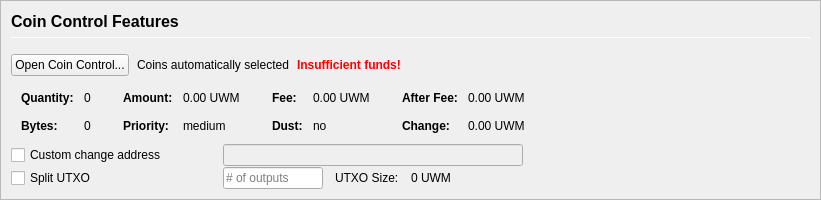
         <widget class="QFrame" name="frameCoinControl">
          <property name="sizePolicy">
           <sizepolicy hsizetype="Expanding" vsizetype="Expanding">
            <horstretch>0</horstretch>
            <verstretch>0</verstretch>
           </sizepolicy>
          </property>
          <property name="maximumSize">
           <size>
            <width>16777215</width>
            <height>16777215</height>
           </size>
          </property>
          <property name="frameShape">
           <enum>QFrame::StyledPanel</enum>
          </property>
          <property name="frameShadow">
           <enum>QFrame::Sunken</enum>
          </property>
          <layout class="QVBoxLayout" name="verticalLayoutCoinControl2">
           <property name="spacing">
            <number>0</number>
           </property>
           <property name="margin">
            <number>0</number>
           </property>
           <item>
            <widget class="QFrame" name="frameCoinControl_BG">
             <layout class="QVBoxLayout" name="verticalLayoutCoinControl" stretch="0,0,0,0,0,0">
              <property name="spacing">
               <number>1</number>
              </property>
              <property name="leftMargin">
               <number>10</number>
              </property>
              <property name="topMargin">
               <number>10</number>
              </property>
              <item>
               <layout class="QHBoxLayout" name="horizontalLayoutCoinControl1">
                <property name="bottomMargin">
                 <number>15</number>
                </property>
                <item>
                 <layout class="QVBoxLayout" name="verticalLayout_3">
                  <property name="spacing">
                   <number>6</number>
                  </property>
                  <item>
                   <widget class="QLabel" name="labelCoinControlFeatures">
                    <property name="sizePolicy">
                     <sizepolicy hsizetype="Preferred" vsizetype="Maximum">
                      <horstretch>0</horstretch>
                      <verstretch>0</verstretch>
                     </sizepolicy>
                    </property>
                    <property name="minimumSize">
                     <size>
                      <width>0</width>
                      <height>20</height>
                     </size>
                    </property>
                    <property name="font">
                     <font>
                      <pointsize>12</pointsize>
                      <weight>75</weight>
                      <bold>true</bold>
                     </font>
                    </property>
                    <property name="styleSheet">
                     <string notr="true">font-weight:bold;</string>
                    </property>
                    <property name="text">
                     <string>Coin Control Features</string>
                    </property>
                   </widget>
                  </item>
                  <item>
                   <widget class="Line" name="line">
                    <property name="minimumSize">
                     <size>
                      <width>0</width>
                      <height>1</height>
                     </size>
                    </property>
                    <property name="maximumSize">
                     <size>
                      <width>16777215</width>
                      <height>1</height>
                     </size>
                    </property>
                    <property name="orientation">
                     <enum>Qt::Horizontal</enum>
                    </property>
                   </widget>
                  </item>
                 </layout>
                </item>
               </layout>
              </item>
              <item>
               <layout class="QHBoxLayout" name="horizontalLayoutCoinControl2" stretch="0,0,0,0">
                <property name="spacing">
                 <number>8</number>
                </property>
                <property name="bottomMargin">
                 <number>10</number>
                </property>
                <item>
                 <widget class="QPushButton" name="pushButtonCoinControl">
                  <property name="styleSheet">
                   <string notr="true"/>
                  </property>
                  <property name="text">
                   <string>Open Coin Control...</string>
                  </property>
                  <property name="autoDefault">
                   <bool>false</bool>
                  </property>
                 </widget>
                </item>
                <item>
                 <widget class="QLabel" name="labelCoinControlAutomaticallySelected">
                  <property name="text">
                   <string>Coins automatically selected</string>
                  </property>
                  <property name="margin">
                   <number>5</number>
                  </property>
                 </widget>
                </item>
                <item>
                 <widget class="QLabel" name="labelCoinControlInsuffFunds">
                  <property name="font">
                   <font>
                    <weight>75</weight>
                    <bold>true</bold>
                   </font>
                  </property>
                  <property name="styleSheet">
                   <string notr="true">color:red;font-weight:bold;</string>
                  </property>
                  <property name="text">
                   <string>Insufficient funds!</string>
                  </property>
                  <property name="margin">
                   <number>5</number>
                  </property>
                 </widget>
                </item>
                <item>
                 <spacer name="horizontalSpacerCoinControl">
                  <property name="orientation">
                   <enum>Qt::Horizontal</enum>
                  </property>
                  <property name="sizeHint" stdset="0">
                   <size>
                    <width>40</width>
                    <height>1</height>
                   </size>
                  </property>
                 </spacer>
                </item>
               </layout>
              </item>
              <item>
               <widget class="QWidget" name="widgetCoinControl" native="true">
                <property name="sizePolicy">
                 <sizepolicy hsizetype="Preferred" vsizetype="Preferred">
                  <horstretch>0</horstretch>
                  <verstretch>0</verstretch>
                 </sizepolicy>
                </property>
                <property name="minimumSize">
                 <size>
                  <width>0</width>
                  <height>0</height>
                 </size>
                </property>
                <property name="styleSheet">
                 <string notr="true"/>
                </property>
                <layout class="QHBoxLayout" name="horizontalLayoutCoinControl5">
                 <property name="margin">
                  <number>0</number>
                 </property>
                 <item>
                  <layout class="QHBoxLayout" name="horizontalLayoutCoinControl3" stretch="0,0,0,1">
                   <property name="spacing">
                    <number>20</number>
                   </property>
                   <property name="topMargin">
                    <number>0</number>
                   </property>
                   <property name="bottomMargin">
                    <number>10</number>
                   </property>
                   <item>
                    <layout class="QFormLayout" name="formLayoutCoinControl1">
                     <property name="horizontalSpacing">
                      <number>10</number>
                     </property>
                     <property name="verticalSpacing">
                      <number>14</number>
                     </property>
                     <property name="leftMargin">
                      <number>10</number>
                     </property>
                     <property name="topMargin">
                      <number>4</number>
                     </property>
                     <property name="rightMargin">
                      <number>6</number>
                     </property>
                     <item row="0" column="0">
                      <widget class="QLabel" name="labelCoinControlQuantityText">
                       <property name="font">
                        <font>
                         <weight>75</weight>
                         <bold>true</bold>
                        </font>
                       </property>
                       <property name="text">
                        <string>Quantity:</string>
                       </property>
                       <property name="margin">
                        <number>0</number>
                       </property>
                      </widget>
                     </item>
                     <item row="0" column="1">
                      <widget class="QLabel" name="labelCoinControlQuantity">
                       <property name="cursor">
                        <cursorShape>IBeamCursor</cursorShape>
                       </property>
                       <property name="contextMenuPolicy">
                        <enum>Qt::ActionsContextMenu</enum>
                       </property>
                       <property name="text">
                        <string notr="true">0</string>
                       </property>
                       <property name="margin">
                        <number>0</number>
                       </property>
                       <property name="textInteractionFlags">
                        <set>Qt::LinksAccessibleByMouse|Qt::TextSelectableByKeyboard|Qt::TextSelectableByMouse</set>
                       </property>
                      </widget>
                     </item>
                     <item row="1" column="0">
                      <widget class="QLabel" name="labelCoinControlBytesText">
                       <property name="font">
                        <font>
                         <weight>75</weight>
                         <bold>true</bold>
                        </font>
                       </property>
                       <property name="text">
                        <string>Bytes:</string>
                       </property>
                      </widget>
                     </item>
                     <item row="1" column="1">
                      <widget class="QLabel" name="labelCoinControlBytes">
                       <property name="cursor">
                        <cursorShape>IBeamCursor</cursorShape>
                       </property>
                       <property name="contextMenuPolicy">
                        <enum>Qt::ActionsContextMenu</enum>
                       </property>
                       <property name="text">
                        <string notr="true">0</string>
                       </property>
                       <property name="textInteractionFlags">
                        <set>Qt::LinksAccessibleByMouse|Qt::TextSelectableByKeyboard|Qt::TextSelectableByMouse</set>
                       </property>
                      </widget>
                     </item>
                    </layout>
                   </item>
                   <item>
                    <layout class="QFormLayout" name="formLayoutCoinControl2">
                     <property name="horizontalSpacing">
                      <number>10</number>
                     </property>
                     <property name="verticalSpacing">
                      <number>14</number>
                     </property>
                     <property name="leftMargin">
                      <number>6</number>
                     </property>
                     <property name="topMargin">
                      <number>4</number>
                     </property>
                     <property name="rightMargin">
                      <number>6</number>
                     </property>
                     <item row="0" column="0">
                      <widget class="QLabel" name="labelCoinControlAmountText">
                       <property name="font">
                        <font>
                         <weight>75</weight>
                         <bold>true</bold>
                        </font>
                       </property>
                       <property name="text">
                        <string>Amount:</string>
                       </property>
                       <property name="margin">
                        <number>0</number>
                       </property>
                      </widget>
                     </item>
                     <item row="0" column="1">
                      <widget class="QLabel" name="labelCoinControlAmount">
                       <property name="cursor">
                        <cursorShape>IBeamCursor</cursorShape>
                       </property>
                       <property name="contextMenuPolicy">
                        <enum>Qt::ActionsContextMenu</enum>
                       </property>
                       <property name="text">
                        <string notr="true">0.00 UWM</string>
                       </property>
                       <property name="textInteractionFlags">
                        <set>Qt::LinksAccessibleByMouse|Qt::TextSelectableByKeyboard|Qt::TextSelectableByMouse</set>
                       </property>
                      </widget>
                     </item>
                     <item row="1" column="0">
                      <widget class="QLabel" name="labelCoinControlPriorityText">
                       <property name="font">
                        <font>
                         <weight>75</weight>
                         <bold>true</bold>
                        </font>
                       </property>
                       <property name="text">
                        <string>Priority:</string>
                       </property>
                      </widget>
                     </item>
                     <item row="1" column="1">
                      <widget class="QLabel" name="labelCoinControlPriority">
                       <property name="cursor">
                        <cursorShape>IBeamCursor</cursorShape>
                       </property>
                       <property name="contextMenuPolicy">
                        <enum>Qt::ActionsContextMenu</enum>
                       </property>
                       <property name="text">
                        <string>medium</string>
                       </property>
                       <property name="textInteractionFlags">
                        <set>Qt::LinksAccessibleByMouse|Qt::TextSelectableByKeyboard|Qt::TextSelectableByMouse</set>
                       </property>
                      </widget>
                     </item>
                    </layout>
                   </item>
                   <item>
                    <layout class="QFormLayout" name="formLayoutCoinControl3">
                     <property name="horizontalSpacing">
                      <number>10</number>
                     </property>
                     <property name="verticalSpacing">
                      <number>14</number>
                     </property>
                     <property name="leftMargin">
                      <number>6</number>
                     </property>
                     <property name="topMargin">
                      <number>4</number>
                     </property>
                     <property name="rightMargin">
                      <number>6</number>
                     </property>
                     <item row="0" column="0">
                      <widget class="QLabel" name="labelCoinControlFeeText">
                       <property name="font">
                        <font>
                         <weight>75</weight>
                         <bold>true</bold>
                        </font>
                       </property>
                       <property name="text">
                        <string>Fee:</string>
                       </property>
                       <property name="margin">
                        <number>0</number>
                       </property>
                      </widget>
                     </item>
                     <item row="0" column="1">
                      <widget class="QLabel" name="labelCoinControlFee">
                       <property name="cursor">
                        <cursorShape>IBeamCursor</cursorShape>
                       </property>
                       <property name="contextMenuPolicy">
                        <enum>Qt::ActionsContextMenu</enum>
                       </property>
                       <property name="text">
                        <string notr="true">0.00 UWM</string>
                       </property>
                       <property name="textInteractionFlags">
                        <set>Qt::LinksAccessibleByMouse|Qt::TextSelectableByKeyboard|Qt::TextSelectableByMouse</set>
                       </property>
                      </widget>
                     </item>
                     <item row="1" column="0">
                      <widget class="QLabel" name="labelCoinControlLowOutputText">
                       <property name="font">
                        <font>
                         <weight>75</weight>
                         <bold>true</bold>
                        </font>
                       </property>
                       <property name="text">
                        <string>Dust:</string>
                       </property>
                      </widget>
                     </item>
                     <item row="1" column="1">
                      <widget class="QLabel" name="labelCoinControlLowOutput">
                       <property name="cursor">
                        <cursorShape>IBeamCursor</cursorShape>
                       </property>
                       <property name="contextMenuPolicy">
                        <enum>Qt::ActionsContextMenu</enum>
                       </property>
                       <property name="text">
                        <string>no</string>
                       </property>
                       <property name="textInteractionFlags">
                        <set>Qt::LinksAccessibleByMouse|Qt::TextSelectableByKeyboard|Qt::TextSelectableByMouse</set>
                       </property>
                      </widget>
                     </item>
                    </layout>
                   </item>
                   <item>
                    <layout class="QFormLayout" name="formLayoutCoinControl4">
                     <property name="horizontalSpacing">
                      <number>10</number>
                     </property>
                     <property name="verticalSpacing">
                      <number>14</number>
                     </property>
                     <property name="leftMargin">
                      <number>6</number>
                     </property>
                     <property name="topMargin">
                      <number>4</number>
                     </property>
                     <property name="rightMargin">
                      <number>6</number>
                     </property>
                     <item row="0" column="0">
                      <widget class="QLabel" name="labelCoinControlAfterFeeText">
                       <property name="font">
                        <font>
                         <weight>75</weight>
                         <bold>true</bold>
                        </font>
                       </property>
                       <property name="text">
                        <string>After Fee:</string>
                       </property>
                       <property name="margin">
                        <number>0</number>
                       </property>
                      </widget>
                     </item>
                     <item row="0" column="1">
                      <widget class="QLabel" name="labelCoinControlAfterFee">
                       <property name="cursor">
                        <cursorShape>IBeamCursor</cursorShape>
                       </property>
                       <property name="contextMenuPolicy">
                        <enum>Qt::ActionsContextMenu</enum>
                       </property>
                       <property name="text">
                        <string notr="true">0.00 UWM</string>
                       </property>
                       <property name="textInteractionFlags">
                        <set>Qt::LinksAccessibleByMouse|Qt::TextSelectableByKeyboard|Qt::TextSelectableByMouse</set>
                       </property>
                      </widget>
                     </item>
                     <item row="1" column="0">
                      <widget class="QLabel" name="labelCoinControlChangeText">
                       <property name="font">
                        <font>
                         <weight>75</weight>
                         <bold>true</bold>
                        </font>
                       </property>
                       <property name="text">
                        <string>Change:</string>
                       </property>
                      </widget>
                     </item>
                     <item row="1" column="1">
                      <widget class="QLabel" name="labelCoinControlChange">
                       <property name="cursor">
                        <cursorShape>IBeamCursor</cursorShape>
                       </property>
                       <property name="contextMenuPolicy">
                        <enum>Qt::ActionsContextMenu</enum>
                       </property>
                       <property name="text">
                        <string notr="true">0.00 UWM</string>
                       </property>
                       <property name="textInteractionFlags">
                        <set>Qt::LinksAccessibleByMouse|Qt::TextSelectableByKeyboard|Qt::TextSelectableByMouse</set>
                       </property>
                      </widget>
                     </item>
                    </layout>
                   </item>
                  </layout>
                 </item>
                </layout>
               </widget>
              </item>
              <item>
               <layout class="QHBoxLayout" name="horizontalLayoutCoinControl4">
                <property name="spacing">
                 <number>12</number>
                </property>
                <property name="sizeConstraint">
                 <enum>QLayout::SetDefaultConstraint</enum>
                </property>
                <property name="topMargin">
                 <number>0</number>
                </property>
                <property name="rightMargin">
                 <number>0</number>
                </property>
                <item>
                 <widget class="QCheckBox" name="checkBoxCoinControlChange">
                  <property name="sizePolicy">
                   <sizepolicy hsizetype="Preferred" vsizetype="Preferred">
                    <horstretch>0</horstretch>
                    <verstretch>0</verstretch>
                   </sizepolicy>
                  </property>
                  <property name="minimumSize">
                   <size>
                    <width>200</width>
                    <height>0</height>
                   </size>
                  </property>
                  <property name="maximumSize">
                   <size>
                    <width>200</width>
                    <height>16777215</height>
                   </size>
                  </property>
                  <property name="toolTip">
                   <string>If this is activated, but the change address is empty or invalid, change will be sent to a newly generated address.</string>
                  </property>
                  <property name="text">
                   <string>Custom change address</string>
                  </property>
                 </widget>
                </item>
                <item>
                 <widget class="QValidatedLineEdit" name="lineEditCoinControlChange">
                  <property name="enabled">
                   <bool>false</bool>
                  </property>
                  <property name="sizePolicy">
                   <sizepolicy hsizetype="Preferred" vsizetype="Preferred">
                    <horstretch>0</horstretch>
                    <verstretch>0</verstretch>
                   </sizepolicy>
                  </property>
                  <property name="minimumSize">
                   <size>
                    <width>300</width>
                    <height>0</height>
                   </size>
                  </property>
                 </widget>
                </item>
                <item>
                 <widget class="QLabel" name="labelCoinControlChangeLabel">
                  <property name="sizePolicy">
                   <sizepolicy hsizetype="Preferred" vsizetype="Preferred">
                    <horstretch>0</horstretch>
                    <verstretch>0</verstretch>
                   </sizepolicy>
                  </property>
                  <property name="minimumSize">
                   <size>
                    <width>100</width>
                    <height>0</height>
                   </size>
                  </property>
                  <property name="text">
                   <string/>
                  </property>
                  <property name="margin">
                   <number>3</number>
                  </property>
                 </widget>
                </item>
               </layout>
              </item>
              <item>
               <layout class="QHBoxLayout" name="horizontalLayoutCoinControl6">
                <property name="spacing">
                 <number>12</number>
                </property>
                <property name="rightMargin">
                 <number>0</number>
                </property>
                <item>
                 <widget class="QCheckBox" name="splitBlockCheckBox">
                  <property name="sizePolicy">
                   <sizepolicy hsizetype="Preferred" vsizetype="Preferred">
                    <horstretch>0</horstretch>
                    <verstretch>0</verstretch>
                   </sizepolicy>
                  </property>
                  <property name="minimumSize">
                   <size>
                    <width>200</width>
                    <height>0</height>
                   </size>
                  </property>
                  <property name="maximumSize">
                   <size>
                    <width>200</width>
                    <height>16777215</height>
                   </size>
                  </property>
                  <property name="text">
                   <string>Split UTXO</string>
                  </property>
                 </widget>
                </item>
                <item>
                 <widget class="QLineEdit" name="splitBlockLineEdit">
                  <property name="sizePolicy">
                   <sizepolicy hsizetype="Preferred" vsizetype="Preferred">
                    <horstretch>50</horstretch>
                    <verstretch>0</verstretch>
                   </sizepolicy>
                  </property>
                  <property name="minimumSize">
                   <size>
                    <width>100</width>
                    <height>0</height>
                   </size>
                  </property>
                  <property name="maximumSize">
                   <size>
                    <width>100</width>
                    <height>16777215</height>
                   </size>
                  </property>
                  <property name="placeholderText">
                   <string># of outputs</string>
                  </property>
                 </widget>
                </item>
                <item>
                 <widget class="QLabel" name="labelBlockSizeText">
                  <property name="text">
                   <string>UTXO Size:</string>
                  </property>
                 </widget>
                </item>
                <item>
                 <widget class="QLabel" name="labelBlockSize">
                  <property name="text">
                   <string>0 UWM</string>
                  </property>
                 </widget>
                </item>
                <item>
                 <spacer name="horizontalSpacer_7">
                  <property name="orientation">
                   <enum>Qt::Horizontal</enum>
                  </property>
                  <property name="sizeHint" stdset="0">
                   <size>
                    <width>40</width>
                    <height>20</height>
                   </size>
                  </property>
                 </spacer>
                </item>
               </layout>
              </item>
              <item>
               <spacer name="verticalSpacerCoinControl">
                <property name="orientation">
                 <enum>Qt::Vertical</enum>
                </property>
                <property name="sizeHint" stdset="0">
                 <size>
                  <width>800</width>
                  <height>1</height>
                 </size>
                </property>
               </spacer>
              </item>
             </layout>
            </widget>
           </item>
          </layout>
         </widget>
